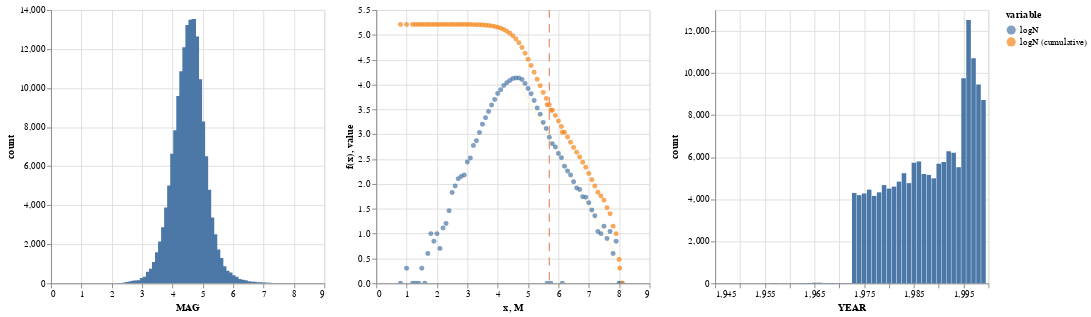

Source (notebook cell):
### Code cell
hist_MN | GR_line + (GR_chart+rule) | hist_NY

### Figure 1 — Vega-Lite specification as saved in the notebook (floating-point values rounded to 4 significant figures; data arrays with more than 128 entries replaced by an {"elided": "..."} marker saying what was removed)
{"usermeta": {"embedOptions": {"theme": "dark"}}, "config": {"view": {"continuousWidth": 300, "continuousHeight": 300}}, "hconcat": [{"data": {"name": "data-2ccb3e1b1967ef506d4931d2410959af"}, "mark": {"type": "bar"}, "encoding": {"x": {"field": "MAG", "type": "quantitative"}, "y": {"field": "count", "type": "quantitative"}}, "name": "view_148"}, {"layer": [{"data": {"name": "data-c9d01db530a974929ebfc5fc344b01c2"}, "mark": {"type": "line", "color": "cornsilk", "strokeWidth": 1.5}, "encoding": {"x": {"field": "x", "type": "quantitative"}, "y": {"field": "f(x)", "type": "quantitative"}}}, {"layer": [{"data": {"name": "data-a0543bf151758f247f16d58a7df85525"}, "mark": {"type": "point", "filled": true}, "encoding": {"color": {"field": "variable", "type": "nominal"}, "x": {"field": "M", "scale": {"domain": [0, 9]}, "type": "quantitative"}, "y": {"field": "value", "type": "quantitative"}}, "name": "view_147"}, {"data": {"name": "data-1fd0bdfcc74ad74fb22fdd65204e1863"}, "mark": {"type": "rule", "color": "darksalmon", "strokeCap": "round", "strokeDash": [8, 8], "strokeWidth": 1.5}, "encoding": {"x": {"field": "M", "type": "quantitative"}}}]}]}, {"data": {"name": "data-d7b54d9289a06d5eab98e3b64f760dc2"}, "mark": {"type": "bar"}, "encoding": {"x": {"field": "YEAR", "type": "quantitative"}, "y": {"field": "count", "type": "quantitative"}}}], "params": [{"name": "param_128", "select": {"type": "interval", "encodings": ["x", "y"]}, "bind": "scales", "views": ["view_148"]}, {"name": "param_129", "select": {"type": "interval", "encodings": ["x", "y"]}, "bind": "scales", "views": ["view_147"]}], "$schema": "https://vega.github.io/schema/vega-lite/v5.17.0.json", "datasets": {"data-2ccb3e1b1967ef506d4931d2410959af": [{"MAG": 4.7, "count": 13543}, {"MAG": 4.6, "count": 13502}, {"MAG": 4.5, "count": 13231}, {"MAG": 4.8, "count": 12647}, {"MAG": 4.4, "count": 12092}, {"MAG": 4.3, "count": 10860}, {"MAG": 4.9, "count": 10454}, {"MAG": 4.2, "count": 9593}, {"MAG": 5.0, "count": 8286}, {"MAG": 4.1, "count": 7842}, {"MAG": 4.0, "count": 6633}, {"MAG": 5.1, "count": 6510}, {"MAG": 3.9, "count": 5005}, {"MAG": 5.2, "count": 4796}, {"MAG": 3.8, "count": 3881}, {"MAG": 5.3, "count": 3377}, {"MAG": 3.7, "count": 2878}, {"MAG": 5.4, "count": 2514}, {"MAG": 3.6, "count": 2144}, {"MAG": 5.5, "count": 1731}, {"MAG": 3.5, "count": 1594}, {"MAG": 5.6, "count": 1298}, {"MAG": 3.4, "count": 1089}, {"MAG": 5.7, "count": 870}, {"MAG": 3.3, "count": 742}, {"MAG": 5.8, "count": 646}, {"MAG": 3.2, "count": 596}, {"MAG": 5.9, "count": 551}, {"MAG": 6.0, "count": 408}, {"MAG": 6.1, "count": 335}, {"MAG": 3.1, "count": 333}, {"MAG": 3.0, "count": 276}, {"MAG": 6.2, "count": 226}, {"MAG": 6.3, "count": 182}, {"MAG": 2.9, "count": 152}, {"MAG": 6.4, "count": 151}, {"MAG": 2.8, "count": 141}, {"MAG": 2.7, "count": 127}, {"MAG": 6.5, "count": 111}, {"MAG": 2.6, "count": 91}, {"MAG": 6.6, "count": 83}, {"MAG": 6.7, "count": 77}, {"MAG": 2.5, "count": 67}, {"MAG": 6.8, "count": 55}, {"MAG": 6.9, "count": 54}, {"MAG": 7.0, "count": 42}, {"MAG": 7.1, "count": 30}, {"MAG": 2.4, "count": 29}, {"MAG": 7.2, "count": 23}, {"MAG": 2.3, "count": 16}, {"MAG": 7.5, "count": 14}, {"MAG": 2.2, "count": 13}, {"MAG": 7.3, "count": 11}, {"MAG": 7.7, "count": 11}, {"MAG": 2.0, "count": 10}, {"MAG": 7.4, "count": 10}, {"MAG": 1.8, "count": 10}, {"MAG": 7.6, "count": 8}, {"MAG": 7.9, "count": 7}, {"MAG": 1.9, "count": 7}, {"MAG": 2.1, "count": 5}, {"MAG": 7.8, "count": 4}, {"MAG": 1.7, "count": 4}, {"MAG": 1.5, "count": 2}, {"MAG": 1.0, "count": 2}, {"MAG": 5.63, "count": 1}, {"MAG": 5.75, "count": 1}, {"MAG": 6.13, "count": 1}, {"MAG": 0.8, "count": 1}, {"MAG": 8.0, "count": 1}, {"MAG": 1.2, "count": 1}, {"MAG": 1.4, "count": 1}, {"MAG": 8.02, "count": 1}, {"MAG": 1.3, "count": 1}, {"MAG": 8.1, "count": 1}, {"MAG": 1.6, "count": 1}], "data-c9d01db530a974929ebfc5fc344b01c2": [{"x": 4.7, "f(x)": 4.016}, {"x": 4.733, "f(x)": 3.98}, {"x": 4.767, "f(x)": 3.944}, {"x": 4.8, "f(x)": 3.908}, {"x": 4.833, "f(x)": 3.872}, {"x": 4.867, "f(x)": 3.837}, {"x": 4.9, "f(x)": 3.801}, {"x": 4.933, "f(x)": 3.765}, {"x": 4.967, "f(x)": 3.729}, {"x": 5.0, "f(x)": 3.693}, {"x": 5.033, "f(x)": 3.657}, {"x": 5.067, "f(x)": 3.621}, {"x": 5.1, "f(x)": 3.586}, {"x": 5.133, "f(x)": 3.55}, {"x": 5.167, "f(x)": 3.514}, {"x": 5.2, "f(x)": 3.478}, {"x": 5.233, "f(x)": 3.442}, {"x": 5.267, "f(x)": 3.406}, {"x": 5.3, "f(x)": 3.37}, {"x": 5.333, "f(x)": 3.334}, {"x": 5.367, "f(x)": 3.299}, {"x": 5.4, "f(x)": 3.263}, {"x": 5.433, "f(x)": 3.227}, {"x": 5.467, "f(x)": 3.191}, {"x": 5.5, "f(x)": 3.155}, {"x": 5.533, "f(x)": 3.119}, {"x": 5.567, "f(x)": 3.083}, {"x": 5.6, "f(x)": 3.048}, {"x": 5.633, "f(x)": 3.012}, {"x": 5.667, "f(x)": 2.976}, {"x": 5.7, "f(x)": 2.94}, {"x": 5.733, "f(x)": 2.904}, {"x": 5.767, "f(x)": 2.868}, {"x": 5.8, "f(x)": 2.832}, {"x": 5.833, "f(x)": 2.797}, {"x": 5.867, "f(x)": 2.761}, {"x": 5.9, "f(x)": 2.725}, {"x": 5.933, "f(x)": 2.689}, {"x": 5.967, "f(x)": 2.653}, {"x": 6.0, "f(x)": 2.617}, {"x": 6.033, "f(x)": 2.581}, {"x": 6.067, "f(x)": 2.546}, {"x": 6.1, "f(x)": 2.51}, {"x": 6.133, "f(x)": 2.474}, {"x": 6.167, "f(x)": 2.438}, {"x": 6.2, "f(x)": 2.402}, {"x": 6.233, "f(x)": 2.366}, {"x": 6.267, "f(x)": 2.33}, {"x": 6.3, "f(x)": 2.295}, {"x": 6.333, "f(x)": 2.259}, {"x": 6.367, "f(x)": 2.223}, {"x": 6.4, "f(x)": 2.187}, {"x": 6.433, "f(x)": 2.151}, {"x": 6.467, "f(x)": 2.115}, {"x": 6.5, "f(x)": 2.079}, {"x": 6.533, "f(x)": 2.043}, {"x": 6.567, "f(x)": 2.008}, {"x": 6.6, "f(x)": 1.972}, {"x": 6.633, "f(x)": 1.936}, {"x": 6.667, "f(x)": 1.9}, {"x": 6.7, "f(x)": 1.864}, {"x": 6.733, "f(x)": 1.828}, {"x": 6.767, "f(x)": 1.792}, {"x": 6.8, "f(x)": 1.757}, {"x": 6.833, "f(x)": 1.721}, {"x": 6.867, "f(x)": 1.685}, {"x": 6.9, "f(x)": 1.649}, {"x": 6.933, "f(x)": 1.613}, {"x": 6.967, "f(x)": 1.577}, {"x": 7.0, "f(x)": 1.541}, {"x": 7.033, "f(x)": 1.506}, {"x": 7.067, "f(x)": 1.47}, {"x": 7.1, "f(x)": 1.434}, {"x": 7.133, "f(x)": 1.398}, {"x": 7.167, "f(x)": 1.362}, {"x": 7.2, "f(x)": 1.326}, {"x": 7.233, "f(x)": 1.29}, {"x": 7.267, "f(x)": 1.255}, {"x": 7.3, "f(x)": 1.219}, {"x": 7.333, "f(x)": 1.183}, {"x": 7.367, "f(x)": 1.147}, {"x": 7.4, "f(x)": 1.111}, {"x": 7.433, "f(x)": 1.075}, {"x": 7.467, "f(x)": 1.039}, {"x": 7.5, "f(x)": 1.004}, {"x": 7.533, "f(x)": 0.9676}, {"x": 7.567, "f(x)": 0.9318}, {"x": 7.6, "f(x)": 0.8959}, {"x": 7.633, "f(x)": 0.8601}, {"x": 7.667, "f(x)": 0.8242}, {"x": 7.7, "f(x)": 0.7883}, {"x": 7.733, "f(x)": 0.7525}, {"x": 7.767, "f(x)": 0.7166}, {"x": 7.8, "f(x)": 0.6808}, {"x": 7.833, "f(x)": 0.6449}, {"x": 7.867, "f(x)": 0.609}, {"x": 7.9, "f(x)": 0.5732}, {"x": 7.933, "f(x)": 0.5373}, {"x": 7.967, "f(x)": 0.5014}, {"x": 8.0, "f(x)": 0.4656}], "data-a0543bf151758f247f16d58a7df85525": {"elided": "152 records"}, "data-1fd0bdfcc74ad74fb22fdd65204e1863": [{"M": 5.7}], "data-d7b54d9289a06d5eab98e3b64f760dc2": [{"YEAR": 1996, "count": 12524}, {"YEAR": 1997, "count": 10703}, {"YEAR": 1995, "count": 9753}, {"YEAR": 1998, "count": 9463}, {"YEAR": 1999, "count": 8723}, {"YEAR": 1992, "count": 6286}, {"YEAR": 1993, "count": 6211}, {"YEAR": 1986, "count": 5798}, {"YEAR": 1991, "count": 5772}, {"YEAR": 1985, "count": 5735}, {"YEAR": 1990, "count": 5691}, {"YEAR": 1994, "count": 5523}, {"YEAR": 1983, "count": 5236}, {"YEAR": 1987, "count": 5201}, {"YEAR": 1988, "count": 5158}, {"YEAR": 1989, "count": 4993}, {"YEAR": 1982, "count": 4837}, {"YEAR": 1984, "count": 4766}, {"YEAR": 1979, "count": 4672}, {"YEAR": 1981, "count": 4600}, {"YEAR": 1980, "count": 4506}, {"YEAR": 1976, "count": 4458}, {"YEAR": 1978, "count": 4328}, {"YEAR": 1973, "count": 4299}, {"YEAR": 1975, "count": 4274}, {"YEAR": 1974, "count": 4196}, {"YEAR": 1977, "count": 4158}, {"YEAR": 1966, "count": 31}, {"YEAR": 1965, "count": 30}, {"YEAR": 1964, "count": 16}, {"YEAR": 1968, "count": 13}, {"YEAR": 1957, "count": 12}, {"YEAR": 1969, "count": 11}, {"YEAR": 1963, "count": 11}, {"YEAR": 1970, "count": 10}, {"YEAR": 1967, "count": 9}, {"YEAR": 1971, "count": 7}, {"YEAR": 1959, "count": 6}, {"YEAR": 1972, "count": 6}, {"YEAR": 1961, "count": 5}, {"YEAR": 1962, "count": 4}, {"YEAR": 1960, "count": 3}, {"YEAR": 1953, "count": 2}, {"YEAR": 1956, "count": 1}, {"YEAR": 1958, "count": 1}, {"YEAR": 1950, "count": 1}]}}
